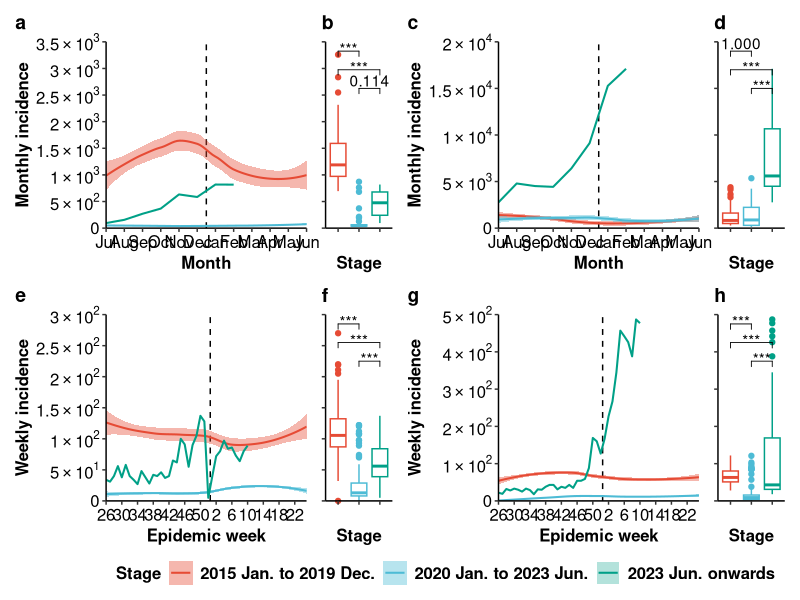

R code for this plot:

library(tidyverse)
library(lubridate)
library(ggsci)
library(patchwork)
library(openxlsx)

library(lme4)
library(lmerTest)
library(emmeans)
library(ggpubr)

fill_color <- pal_npg()(3)

# Load data
df_raw <- read.xlsx('./Fig Data/fig1.xlsx', detectDates = T) |> 
     arrange(Date)
df_clean <- df_raw |> 
     group_by(Country, stage, Month, Week) |> 
     summarise(median = median(Cases),
               Q1 = quantile(Cases, 0.25),
               Q3 = quantile(Cases, 0.75),
               .groups = 'drop')

scientific_10 <- function(x) {
     ifelse(x == 0, 0, parse(text = gsub("[+]", "", gsub("e", "%*%10^", scales::scientific_format()(x)))))
}

# au ----------------------------------------------------------------------

data <- df_raw |> 
     filter(Country == 'AU')
data_2023 <- df_clean |> 
     filter(Country == 'AU') |> 
     mutate(month = factor(Month,
                           levels = c(7:12, 1:6),
                           labels = 101:112),
            month = as.integer(as.character(month))) |> 
     filter(stage == '2023 Jun. onwards')
data_2022 <- df_clean |> 
     filter(Country == 'AU') |> 
     mutate(month = factor(Month,
                           levels = c(7:12, 1:6),
                           labels = 101:112),
            month = as.integer(as.character(month))) |>
     filter(stage != '2023 Jun. onwards')

plot_breaks <- pretty(c(0, max(data$Cases)))
plot_range <- range(plot_breaks)

data$Year <- as.factor(data$Year)
data$Month <- as.factor(data$Month)
data$Stage <- factor(data$stage,
                     levels = unique(data$stage))
results <- lmer(Cases ~ Stage + (1|Month), data = data)
emm <- emmeans(results, ~ Stage)
pairs <- pairs(emm)
pairs_summary <- summary(pairs, adjust = "bonferroni") |> 
     as.data.frame() |>
     separate(contrast, c('stage1', 'stage2'), sep = ' \\- ') |> 
     rename('group1' = 'stage1',
            'group2' = 'stage2') |> 
     mutate(y.position = plot_range[2] * c(0.95, 0.85, 0.75),
            p.value = ifelse(p.value < 0.001, '***', format(round(p.value, 3), nsmall = 3)))

fig1_1 <- ggplot(data_2022, aes(x = month, y = median)) +
     geom_vline(xintercept = 106.5,
                linetype = 'dashed',
                color = 'black',
                size = 0.5) +
     geom_smooth(aes(color = stage, fill = stage),
                 method = 'loess',
                 se = T,
                 linewidth = 0.7) +
     geom_line(data = data_2023, aes(color = stage),
               linewidth = 0.7) +
     geom_ribbon(data = data_2023, aes(ymin = Q1, ymax = Q3, fill = stage), alpha = 0.3) +
     scale_x_continuous(breaks = 101:112,
                        labels = month.abb[c(7:12, 1:6)],
                        expand = c(0, 0)) +
     scale_y_continuous(expand = c(0, 0),
                        label = scientific_10,
                        breaks = plot_breaks,
                        limits = plot_range) +
     labs(title = 'a', x = 'Month', y = 'Monthly incidence', 
          color = 'Stage', fill = 'Stage') +
     scale_color_manual(values = fill_color) +
     scale_fill_manual(values = fill_color) +
     theme_classic() +
     theme(legend.box.just = "left",
           legend.margin = margin(0, 0, 0, 0),
           legend.background = element_rect(fill = "transparent"),
           legend.text = element_text(face = "bold", size = 12),
           legend.title = element_text(face = "bold", size = 12),
           plot.title.position = "plot",
           plot.caption.position = "plot",
           plot.title = element_text(face = "bold", size = 14, hjust = 0),
           axis.title = element_text(face = "bold", size = 12, color = "black"),
           axis.text = element_text(size = 12, color = "black"))

fig1_2 <- ggplot(data, aes(x = stage, y = Cases)) +
     geom_boxplot(aes(color = stage),
                  show.legend = F)+
     stat_pvalue_manual(pairs_summary,
                        hide.ns = F) +
     coord_cartesian(clip = "off")+
     scale_y_continuous(expand = expansion(mult = c(0, 0)),
                        label = scientific_10,
                        breaks = plot_breaks,
                        limits = plot_range) +
     labs(title = 'b', x = 'Stage', y = NULL) +
     scale_color_manual(values = fill_color) +
     theme_classic() +
     theme(legend.box.just = "left",
           legend.margin = margin(0, 0, 0, 0),
           legend.title = element_blank(),
           legend.background = element_rect(fill = "transparent"),
           panel.background = element_rect(fill = "transparent", color = "transparent"),
           plot.background = element_rect(fill = "transparent", color = "transparent"),
           plot.title.position = "plot",
           plot.caption.position = "plot",
           plot.title = element_text(face = "bold", size = 14, hjust = 0),
           axis.title = element_text(face = "bold", size = 12, color = "black"),
           axis.text = element_blank())

remove(data, data_2022, data_2023,
       plot_breaks, plot_range,
       results, emm, pairs, pairs_summary)

# cn ----------------------------------------------------------------------

data <- df_raw |> 
     filter(Country == 'CN')
data_2023 <- df_clean |> 
     filter(Country == 'CN') |> 
     mutate(month = factor(Month,
                           levels = c(7:12, 1:6),
                           labels = 101:112),
            month = as.integer(as.character(month))) |> 
     filter(stage == '2023 Jun. onwards')
data_2022 <- df_clean |> 
     filter(Country == 'CN') |> 
     mutate(month = factor(Month,
                           levels = c(7:12, 1:6),
                           labels = 101:112),
            month = as.integer(as.character(month))) |>
     filter(stage != '2023 Jun. onwards')

plot_breaks <- pretty(c(0, max(data$Cases)))
plot_range <- range(plot_breaks)

data$Year <- as.factor(data$Year)
data$Month <- as.factor(data$Month)
data$Stage <- factor(data$stage,
                     levels = unique(data$stage))
results <- lmer(Cases ~ Stage + (1|Month), data = data)
emm <- emmeans(results, ~ Stage)
pairs <- pairs(emm)
pairs_summary <- summary(pairs, adjust = "bonferroni") |> 
     as.data.frame() |>
     separate(contrast, c('stage1', 'stage2'), sep = ' \\- ') |> 
     rename('group1' = 'stage1',
            'group2' = 'stage2') |> 
     mutate(y.position = plot_range[2] * c(0.95, 0.85, 0.75),
            p.value = ifelse(p.value < 0.001, '***', format(round(p.value, 3), nsmall = 3)))

fig2_1 <- ggplot(data_2022, aes(x = month, y = median)) +
     geom_vline(xintercept = 106.5,
                linetype = 'dashed',
                color = 'black',
                size = 0.5) +
     geom_smooth(aes(color = stage, fill = stage),
                 method = 'loess',
                 se = T,
                 linewidth = 0.7) +
     geom_line(data = data_2023, aes(color = stage),
               linewidth = 0.7) +
     geom_ribbon(data = data_2023, aes(ymin = Q1, ymax = Q3, fill = stage), alpha = 0.3) +
     scale_x_continuous(breaks = 101:112,
                        labels = month.abb[c(7:12, 1:6)],
                        expand = c(0, 0)) +
     scale_y_continuous(expand = c(0, 0),
                        label = scientific_10,
                        breaks = plot_breaks,
                        limits = plot_range) +
     labs(title = 'c', x = 'Month', y = 'Monthly incidence', 
          color = 'Stage', fill = 'Stage') +
     scale_color_manual(values = fill_color) +
     scale_fill_manual(values = fill_color) +
     theme_classic() +
     theme(legend.box.just = "left",
           legend.margin = margin(0, 0, 0, 0),
           legend.background = element_rect(fill = "transparent"),
           legend.text = element_text(face = "bold", size = 12),
           legend.title = element_text(face = "bold", size = 12),
           plot.title.position = "plot",
           plot.caption.position = "plot",
           plot.title = element_text(face = "bold", size = 14, hjust = 0),
           axis.title = element_text(face = "bold", size = 12, color = "black"),
           axis.text = element_text(size = 12, color = "black"))
fig2_2 <- ggplot(data, aes(x = stage, y = Cases)) +
     geom_boxplot(aes(color = stage),
                  show.legend = F)+
     stat_pvalue_manual(pairs_summary,
                        hide.ns = F) +
     coord_cartesian(clip = "off")+
     scale_y_continuous(expand = expansion(mult = c(0, 0)),
                        label = scientific_10,
                        breaks = plot_breaks,
                        limits = plot_range) +
     labs(title = 'd',  x = 'Stage', y = NULL) +
     scale_color_manual(values = fill_color) +
     theme_classic() +
     theme(legend.box.just = "left",
           legend.margin = margin(0, 0, 0, 0),
           legend.title = element_blank(),
           legend.background = element_rect(fill = "transparent"),
           panel.background = element_rect(fill = "transparent", color = "transparent"),
           plot.background = element_rect(fill = "transparent", color = "transparent"),
           plot.title.position = "plot",
           plot.caption.position = "plot",
           plot.title = element_text(face = "bold", size = 14, hjust = 0),
           axis.title = element_text(face = "bold", size = 12, color = "black"),
           axis.text = element_blank())

remove(data, data_2022, data_2023,
       plot_breaks, plot_range,
       results, emm, pairs, pairs_summary)

# us ----------------------------------------------------------------------

data <- df_raw |> 
     filter(Country == 'US')
data_2023 <- df_clean |> 
     filter(Country == 'US') |> 
     filter(Week <= 52) |>
     mutate(week = factor(Week,
                          levels = c(26:52, 1:25),
                          labels = 201:252),
            week = as.integer(as.character(week))) |> 
     filter(stage == '2023 Jun. onwards')
data_2022 <- df_clean |>
     filter(Country == 'US') |> 
     filter(Week <= 52) |>
     mutate(week = factor(Week,
                          levels = c(26:52, 1:25),
                          labels = 201:252),
            week = as.integer(as.character(week))) |>
     filter(stage != '2023 Jun. onwards')

plot_breaks <- pretty(c(0, max(data$Cases)))
plot_range <- range(plot_breaks)

data$Year <- as.factor(data$Year)
data$Week <- as.factor(data$Week)
data$Stage <- factor(data$stage,
                     levels = unique(data$stage))
results <- lmer(Cases ~ Stage + (1|Week), data = data)
emm <- emmeans(results, ~ Stage)
pairs <- pairs(emm)
pairs_summary <- summary(pairs, adjust = "bonferroni") |> 
     as.data.frame() |>
     separate(contrast, c('stage1', 'stage2'), sep = ' \\- ') |> 
     rename('group1' = 'stage1',
            'group2' = 'stage2') |> 
     mutate(y.position = plot_range[2] * c(0.95, 0.85, 0.75),
            p.value = ifelse(p.value < 0.001, '***', format(round(p.value, 3), nsmall = 3)))

fig3_1 <- ggplot(data_2022, aes(x = week, y = median)) +
     geom_vline(xintercept = 227.5,
                linetype = 'dashed',
                color = 'black',
                size = 0.5) +
     geom_smooth(aes(color = stage, fill = stage),
                 method = 'loess',
                 se = T,
                 linewidth = 0.7) +
     geom_line(data = data_2023, aes(color = stage),
               linewidth = 0.7) +
     geom_ribbon(data = data_2023, aes(ymin = Q1, ymax = Q3, fill = stage), alpha = 0.3) +
     scale_x_continuous(breaks = seq(201, 252, 4),
                        labels = c(26, 30, 34, 38, 42, 46, 50, 2, 6, 10, 14, 18, 22),
                        expand = c(0, 0)) +
     scale_y_continuous(expand = c(0, 0),
                        label = scientific_10,
                        breaks = plot_breaks,
                        limits = plot_range) +
     labs(title = 'e', x = 'Epidemic week', y = 'Weekly incidence',
          fill = 'Stage', color = 'Stage') +
     scale_fill_manual(values = fill_color) +
     scale_color_manual(values = fill_color) +
     theme_classic() +
     theme(legend.box.just = "left",
           legend.margin = margin(0, 0, 0, 0),
           legend.title = element_text(face = "bold", size = 12),
           legend.background = element_rect(fill = "transparent"),
           legend.text = element_text(face = "bold", size = 12),
           plot.title.position = "plot",
           plot.caption.position = "plot",
           plot.title = element_text(face = "bold", size = 14, hjust = 0),
           axis.title = element_text(face = "bold", size = 12, color = "black"),
           axis.text = element_text(size = 12, color = "black"))

fig3_2 <- ggplot(data, aes(x = stage, y = Cases)) +
     geom_boxplot(aes(color = stage),
                  show.legend = F)+
     stat_pvalue_manual(pairs_summary,
                        hide.ns = F) +
     coord_cartesian(clip = "off")+
     scale_y_continuous(expand = expansion(mult = c(0, 0)),
                        label = scientific_10,
                        breaks = plot_breaks,
                        limits = plot_range) +
     labs(title = 'f', x = 'Stage', y = NULL) +
     scale_color_manual(values = fill_color) +
     theme_classic() +
     theme(legend.box.just = "left",
           legend.margin = margin(0, 0, 0, 0),
           legend.title = element_blank(),
           legend.background = element_rect(fill = "transparent"),
           panel.background = element_rect(fill = "transparent", color = "transparent"),
           plot.background = element_rect(fill = "transparent", color = "transparent"),
           plot.title.position = "plot",
           plot.caption.position = "plot",
           plot.title = element_text(face = "bold", size = 14, hjust = 0),
           axis.title = element_text(face = "bold", size = 12, color = "black"),
           axis.text = element_blank())

remove(data, data_2022, data_2023,
       plot_breaks, plot_range,
       results, emm, pairs, pairs_summary)

# uk ----------------------------------------------------------------------

data <- df_raw |> 
     filter(Country == 'UK')
data_2023 <- df_clean |>
     filter(Country == 'UK') |> 
     filter(Week <= 52) |>
     mutate(week = factor(Week,
                          levels = c(26:52, 1:25),
                          labels = 201:252),
            week = as.integer(as.character(week))) |> 
     filter(stage == '2023 Jun. onwards')
data_2022 <- df_clean |>
     filter(Country == 'UK') |> 
     filter(Week <= 52) |>
     mutate(week = factor(Week,
                          levels = c(26:52, 1:25),
                          labels = 201:252),
            week = as.integer(as.character(week))) |>
     filter(stage != '2023 Jun. onwards')

plot_breaks <- pretty(c(0, max(data$Cases)))
plot_range <- range(plot_breaks)

data$Year <- as.factor(data$Year)
data$Week <- as.factor(data$Week)
data$Stage <- factor(data$stage,
                     levels = unique(data$stage))
results <- lmer(Cases ~ Stage + (1|Week), data = data)
emm <- emmeans(results, ~ Stage)
pairs <- pairs(emm)
pairs_summary <- summary(pairs, adjust = "bonferroni") |> 
     as.data.frame() |>
     separate(contrast, c('stage1', 'stage2'), sep = ' \\- ') |> 
     rename('group1' = 'stage1',
            'group2' = 'stage2') |> 
     mutate(y.position = plot_range[2] * c(0.95, 0.85, 0.75),
            p.value = ifelse(p.value < 0.001, '***', format(round(p.value, 3), nsmall = 3)))

fig4_1 <- ggplot(data_2022, aes(x = week, y = median)) +
     geom_vline(xintercept = 227.5,
                linetype = 'dashed',
                color = 'black',
                size = 0.5) +
     geom_smooth(aes(color = stage, fill = stage),
                 method = 'loess',
                 se = T,
                 linewidth = 0.7) +
     geom_line(data = data_2023, aes(color = stage),
               linewidth = 0.7) +
     geom_ribbon(data = data_2023, aes(ymin = Q1, ymax = Q3, fill = stage), alpha = 0.3) +
     scale_x_continuous(breaks = seq(201, 252, 4),
                        labels = c(26, 30, 34, 38, 42, 46, 50, 2, 6, 10, 14, 18, 22),
                        expand = c(0, 0)) +
     scale_y_continuous(expand = c(0, 0),
                        label = scientific_10,
                        breaks = plot_breaks,
                        limits = plot_range) +
     labs(title = 'g', x = 'Epidemic week', y = 'Weekly incidence',
          fill = 'Stage', color = 'Stage') +
     scale_fill_manual(values = fill_color) +
     scale_color_manual(values = fill_color) +
     theme_classic() +
     theme(legend.box.just = "left",
           legend.margin = margin(0, 0, 0, 0),
           legend.title = element_text(face = "bold", size = 12),
           legend.background = element_rect(fill = "transparent"),
           legend.text = element_text(face = "bold", size = 12),
           plot.title.position = "plot",
           plot.caption.position = "plot",
           plot.title = element_text(face = "bold", size = 14, hjust = 0),
           axis.title = element_text(face = "bold", size = 12, color = "black"),
           axis.text = element_text(size = 12, color = "black"))

fig4_2 <- ggplot(data, aes(x = stage, y = Cases)) +
     geom_boxplot(aes(color = stage),
                  show.legend = F)+
     stat_pvalue_manual(pairs_summary,
                        hide.ns = F) +
     coord_cartesian(clip = "off")+
     scale_y_continuous(expand = expansion(mult = c(0, 0)),
                        label = scientific_10,
                        breaks = plot_breaks,
                        limits = plot_range) +
     labs(title = 'h',  x = 'Stage', y = NULL) +
     scale_color_manual(values = fill_color) +
     theme_classic() +
     theme(legend.box.just = "left",
           legend.margin = margin(0, 0, 0, 0),
           legend.title = element_blank(),
           legend.background = element_rect(fill = "transparent"),
           panel.background = element_rect(fill = "transparent", color = "transparent"),
           plot.background = element_rect(fill = "transparent", color = "transparent"),
           plot.title.position = "plot",
           plot.caption.position = "plot",
           plot.title = element_text(face = "bold", size = 14, hjust = 0),
           axis.title = element_text(face = "bold", size = 12, color = "black"),
           axis.text = element_blank())

remove(data, data_2022, data_2023,
       plot_breaks, plot_range,
       results, emm, pairs, pairs_summary)

plot_panel <- "
AAABCCCD
EEEFGGGH
"

plot_all <- fig1_1 + fig1_2 + fig2_1 + fig2_2 + 
     fig3_1 + fig3_2 + fig4_1 + fig4_2 +
     plot_layout(design = plot_panel, guides = 'collect')&
     theme(legend.position = 'bottom')

ggsave(filename = './main/Fig2.pdf',
       plot = plot_all,
       width = 12,
       height = 6, 
       device = cairo_pdf,
       family = 'Times New Roman')

write.xlsx(df_clean,
           './Fig Data/fig2.xlsx')
